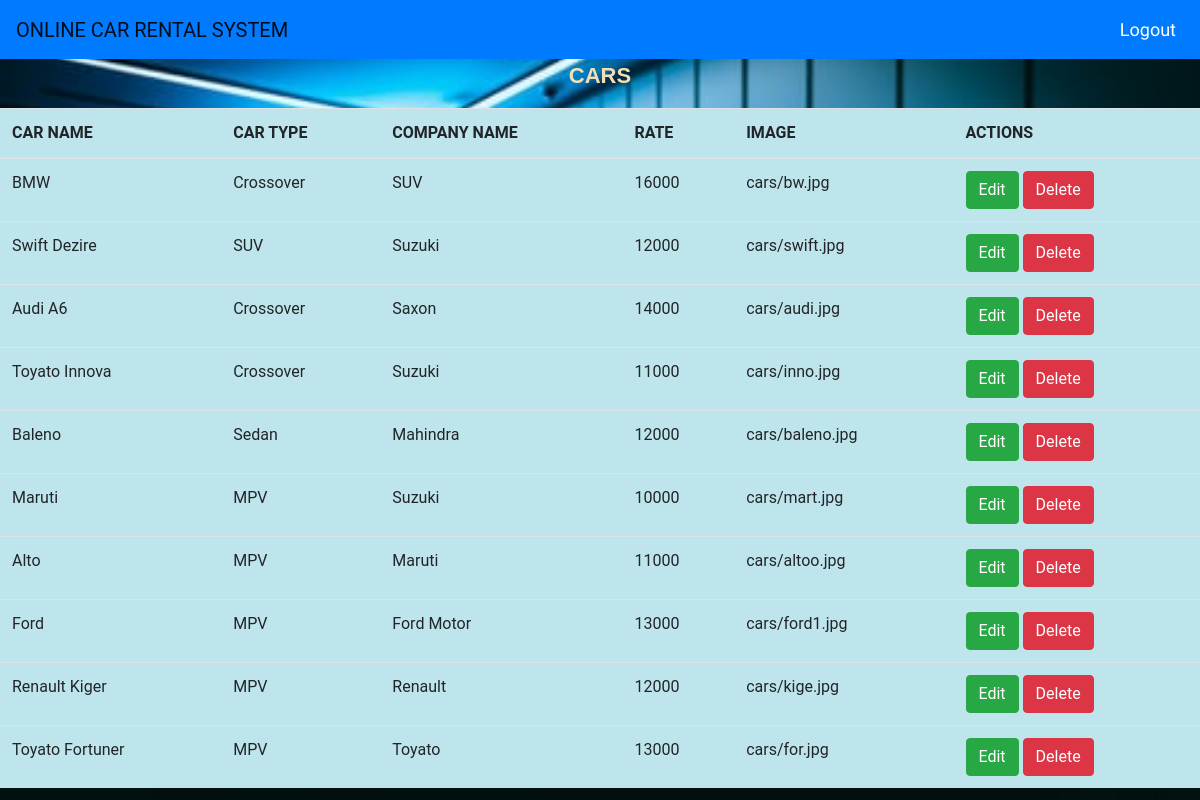
Page /view_car/ (signed in) on the committed database.
### sample/models.py (models this page shows)
class Car(models.Model):
    car_name = models.CharField(max_length=50)
    car_type = models.CharField(max_length=50)
    company_name = models.CharField(max_length=50)
    rate = models.IntegerField()
    image = models.FileField(upload_to='cars',max_length=300)

### sample/views.py (the view)
# urls.py: path('view_car/',adview_car,name='viewcar'),
@login_required(login_url="/login/")
def adview_car(request):
    cars = Car.objects.all()
    return render(request,'view_car.html',{'data':cars})

### sample/templates/view_car.html (shortened to what this page needs)
{% extends 'adminbase.html' %}
{% block content %}
{% load static %}
<!DOCTYPE html>
<html lang="en">
<head>
    <link rel="stylesheet" href="https://maxcdn.bootstrapcdn.com/bootstrap/4.0.0/css/bootstrap.min.css">
</head>
<body>
    <div class="head">
        <p>CARS</p>
    </div>
    <table class="table table-info table-strip">
        <thead>
            <th>CAR NAME</th>
            <th>CAR TYPE</th>
            <th>COMPANY NAME</th>
            <th>RATE</th>
            <th>IMAGE</th>
            <th>ACTIONS</th>
        </thead>
        <tbody>
            {% for d in data %}
            <tr>
                <td>{{d.car_name}}</td>
                <td>{{d.car_type}}</td>
                <td>{{d.company_name}}</td>
                <td>{{d.rate}}</td>
                <td>{{d.image}}</td>
                <td><a href="{% url 'edit_car' d.id %}" class="btn btn-success">Edit</a>
                <a href="{% url 'delete_car' d.id %}" class="btn btn-danger">Delete</a>
                </td>
            </tr>
            {% endfor %}
        </tbody>
    </table>
</body>
</html>
{% endblock content %}

### rows in the picture
Car: car_name "BMW", car_type "Crossover", company_name "SUV", rate "16000", image "cars/bw.jpg"
Car: car_name "Swift Dezire", car_type "SUV", company_name "Suzuki", rate "12000", image "cars/swift.jpg"
Car: car_name "Audi A6", car_type "Crossover", company_name "Saxon", rate "14000", image "cars/audi.jpg"
Car: car_name "Toyato Innova", car_type "Crossover", company_name "Suzuki", rate "11000", image "cars/inno.jpg"
Car: car_name "Baleno", car_type "Sedan", company_name "Mahindra", rate "12000", image "cars/baleno.jpg"
Car: car_name "Maruti", car_type "MPV", company_name "Suzuki", rate "10000", image "cars/mart.jpg"
Car: car_name "Alto", car_type "MPV", company_name "Maruti", rate "11000", image "cars/altoo.jpg"
Car: car_name "Ford", car_type "MPV", company_name "Ford Motor", rate "13000", image "cars/ford1.jpg"
Car: car_name "Renault Kiger", car_type "MPV", company_name "Renault", rate "12000", image "cars/kige.jpg"
Car: car_name "Toyato Fortuner", car_type "MPV", company_name "Toyato", rate "13000", image "cars/for.jpg"
